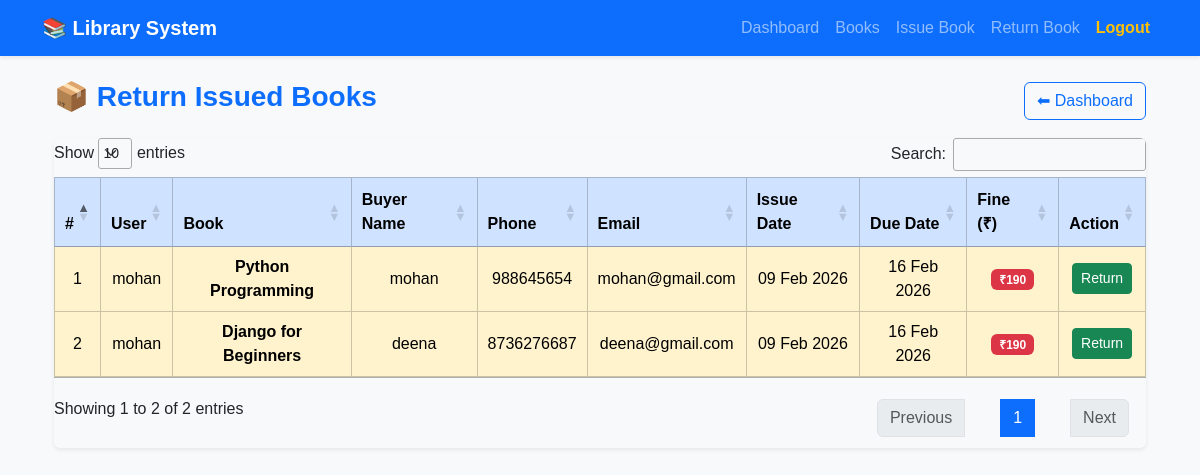
The app's page /return/ (signed in) with its own data.
### library/models.py (models this page shows, shortened)
class IssueBook(models.Model):
    user = models.ForeignKey(User, on_delete=models.CASCADE)
    book = models.ForeignKey(Book, on_delete=models.CASCADE)
    buyer_name = models.CharField(max_length=255)
    buyer_phone = models.CharField(max_length=20)
    buyer_email = models.EmailField()
    issue_date = models.DateField(auto_now_add=True)
    return_date = models.DateField(default=default_return_date)  # Use helper function
    returned = models.BooleanField(default=False)
    fine_per_day = 5  # ₹5 fine per day
    @property
    def fine(self):
        if self.returned:
            return 0
        today = timezone.now().date()
        overdue_days = (today - self.return_date).days
        if overdue_days > 0:
            return overdue_days * self.fine_per_day
        return 0

class Book(models.Model):
    title = models.CharField(max_length=255)
    author = models.CharField(max_length=255)
    isbn = models.CharField(max_length=50, unique=True)
    quantity = models.PositiveIntegerField()
    available_copies = models.PositiveIntegerField(default=0)

### library/views.py (the view, shortened to what this page needs)
# urls.py: path('return/', views.return_book, name='return_book'),
@login_required
def return_book(request):
    issued_books = IssueBook.objects.filter(returned=False).order_by("-issue_date")
    return render(request, "library/return_book.html", {"issued_books": issued_books})

### library/templates/library/return_book.html (shortened to what this page needs)
{% extends "library/base.html" %}
{% load static %}
{% block content %}
<div class="container mt-4">
    <div class="d-flex justify-content-between align-items-center mb-3">
        <h3 class="text-primary fw-bold">📦 Return Issued Books</h3>
        <a href="{% url 'dashboard' %}" class="btn btn-outline-primary">
            ⬅ Dashboard
        </a>
    </div>
    <div class="table-responsive shadow-sm rounded">
        <table id="returnBooksTable" class="table table-bordered table-hover align-middle text-center">
            <thead class="table-primary">
                <tr>
                    <th>#</th>
                    <th>User</th>
                    <th>Book</th>
                    <th>Buyer Name</th>
                    <th>Phone</th>
                    <th>Email</th>
                    <th>Issue Date</th>
                    <th>Due Date</th>
                    <th>Fine (₹)</th>
                    <th>Action</th>
                </tr>
            </thead>
            <tbody>
                {% for issue in issued_books %}
                <tr class="{% if issue.fine > 0 %}table-warning{% endif %}">
                    <td>{{ forloop.counter }}</td>
                    <td>{{ issue.user.username }}</td>
                    <td class="fw-semibold">{{ issue.book.title }}</td>
                    <td>{{ issue.buyer_name }}</td>
                    <td>{{ issue.buyer_phone }}</td>
                    <td>{{ issue.buyer_email }}</td>
                    <td>{{ issue.issue_date|date:"d M Y" }}</td>
                    <td>{{ issue.return_date|date:"d M Y" }}</td>
                    <td>
                        <span class="badge {% if issue.fine > 0 %}bg-danger{% else %}bg-success{% endif %}">
                            ₹{{ issue.fine }}
                        </span>
                    </td>
                    <td>
                        <form method="POST">
                            <button type="submit" class="btn btn-success btn-sm">
                                Return
                            </button>
                        </form>
                    </td>
                </tr>
                {% empty %}
                <tr>
                    <td colspan="10" class="text-muted">
                        No books pending for return
                    </td>
                </tr>
                {% endfor %}
            </tbody>
        </table>
    </div>
</div>
<link rel="stylesheet" href="https://cdn.datatables.net/1.13.6/css/jquery.dataTables.min.css">
{% endblock %}

### library/templates/library/base.html (style rules this page uses)
body { font-family: Arial, sans-serif; background-color: #f8f9fa; }

### records on screen
IssueBook: user.username "mohan", book "Python Programming", buyer_name "mohan", buyer_phone "988645654", buyer_email "mohan@gmail.com", issue_date "09 Feb 2026", return_date "16 Feb 2026", fine "190"
IssueBook: user.username "mohan", book "Django for Beginners", buyer_name "deena", buyer_phone "8736276687", buyer_email "deena@gmail.com", issue_date "09 Feb 2026", return_date "16 Feb 2026", fine "190"
